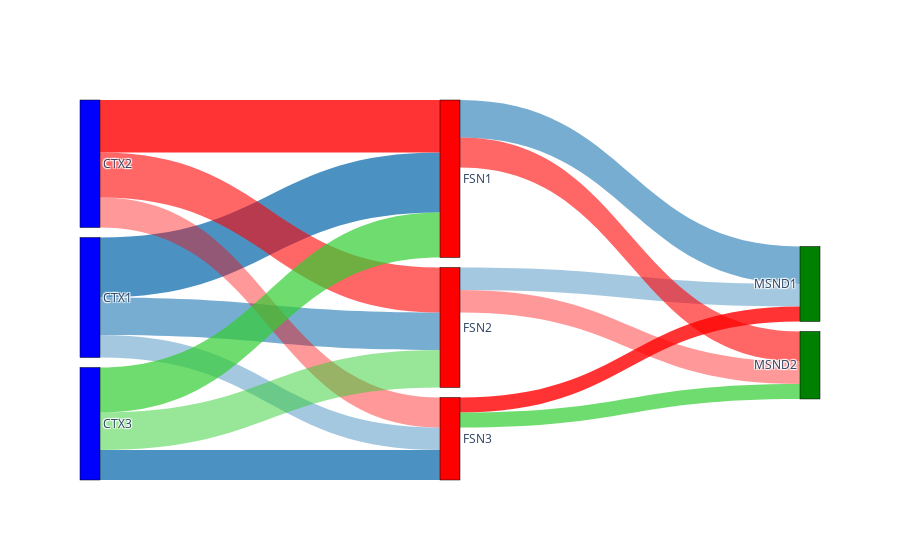

Notebook source saved alongside this figure:
### Code cell
import plotly.graph_objects as go

# 노드 라벨 (MSND1, MSND2 추가)
labels = ["CTX1", "CTX2", "CTX3", 
          "FSN1", "FSN2", "FSN3", 
          "MSND1", "MSND2"]

# CTX 그룹 → FSN 및 FSN → MSND 연결 설정
source = [0, 0, 0,   # CTX1 → FSN1, FSN2, FSN3
          1, 1, 1,   # CTX2 → FSN1, FSN2, FSN3
          2, 2, 2,   # CTX3 → FSN1, FSN2, FSN3
          3, 4, 5,   # FSN1, FSN2, FSN3 → MSND1
          3, 4, 5]   # FSN1, FSN2, FSN3 → MSND2

target = [3, 4, 5,   # FSN 노드
          3, 4, 5,   # FSN 노드
          3, 4, 5,   # FSN 노드
          6, 6, 6,   # MSND1 연결
          7, 7, 7]   # MSND2 연결

# 가중치 설정 (연결 강도)
value = [8, 5, 3,   # CTX1 → FSN
         7, 6, 4,   # CTX2 → FSN
         6, 5, 4,   # CTX3 → FSN
         5, 3, 2,   # FSN → MSND1
         4, 3, 2]   # FSN → MSND2

# Sankey 다이어그램 생성
fig = go.Figure(go.Sankey(
    node=dict(
        pad=10,
        thickness=20,
        line=dict(color="black", width=0.5),
        label=labels,
        color=["blue"]*3 + ["red"]*3 + ["green", "green"]  # CTX, FSN, MSND 구분 색상
    ),
    link=dict(
        source=source,
        target=target,
        value=value,
        color=["rgba(31, 119, 180, 0.8)", "rgba(31, 119, 180, 0.6)", "rgba(31, 119, 180, 0.4)",
               "rgba(255, 0, 0, 0.8)", "rgba(255, 0, 0, 0.6)", "rgba(255, 0, 0, 0.4)",
               "rgba(50, 205, 50, 0.7)", "rgba(50, 205, 50, 0.5)"] * 2  # 강도별 투명도 조정
    )
))

fig.show()

### Figure 1 — Plotly figure (JSON) as saved in the notebook; plotly's stock layout.template omitted (floating-point values rounded to 4 significant figures)
{"data": [{"link": {"color": ["rgba(31, 119, 180, 0.8)", "rgba(31, 119, 180, 0.6)", "rgba(31, 119, 180, 0.4)", "rgba(255, 0, 0, 0.8)", "rgba(255, 0, 0, 0.6)", "rgba(255, 0, 0, 0.4)", "rgba(50, 205, 50, 0.7)", "rgba(50, 205, 50, 0.5)", "rgba(31, 119, 180, 0.8)", "rgba(31, 119, 180, 0.6)", "rgba(31, 119, 180, 0.4)", "rgba(255, 0, 0, 0.8)", "rgba(255, 0, 0, 0.6)", "rgba(255, 0, 0, 0.4)", "rgba(50, 205, 50, 0.7)", "rgba(50, 205, 50, 0.5)"], "source": [0, 0, 0, 1, 1, 1, 2, 2, 2, 3, 4, 5, 3, 4, 5], "target": [3, 4, 5, 3, 4, 5, 3, 4, 5, 6, 6, 6, 7, 7, 7], "value": [8, 5, 3, 7, 6, 4, 6, 5, 4, 5, 3, 2, 4, 3, 2]}, "node": {"color": ["blue", "blue", "blue", "red", "red", "red", "green", "green"], "label": ["CTX1", "CTX2", "CTX3", "FSN1", "FSN2", "FSN3", "MSND1", "MSND2"], "line": {"color": "black", "width": 0.5}, "pad": 10, "thickness": 20}, "type": "sankey"}], "layout": {}}
